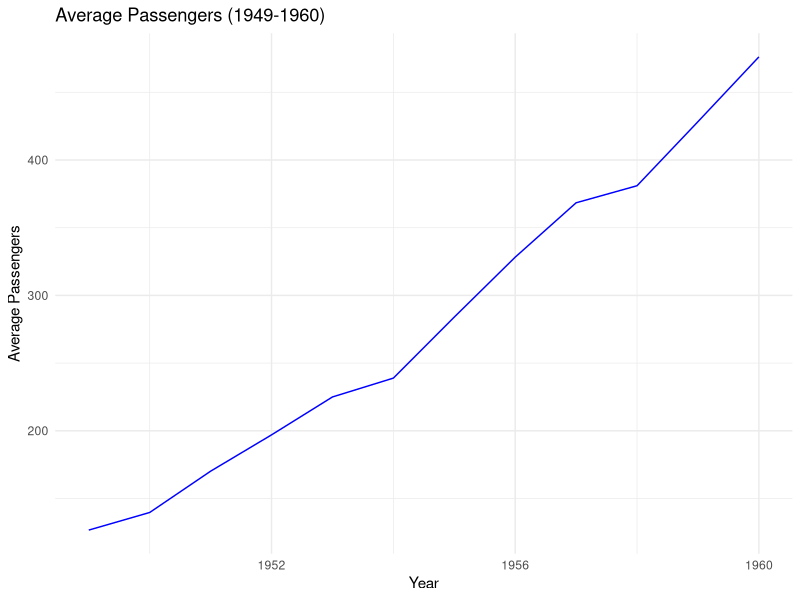
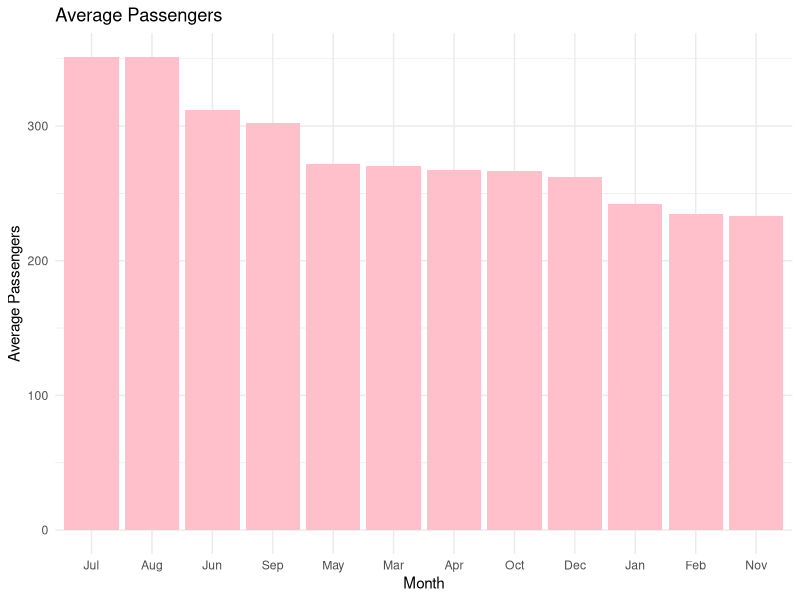
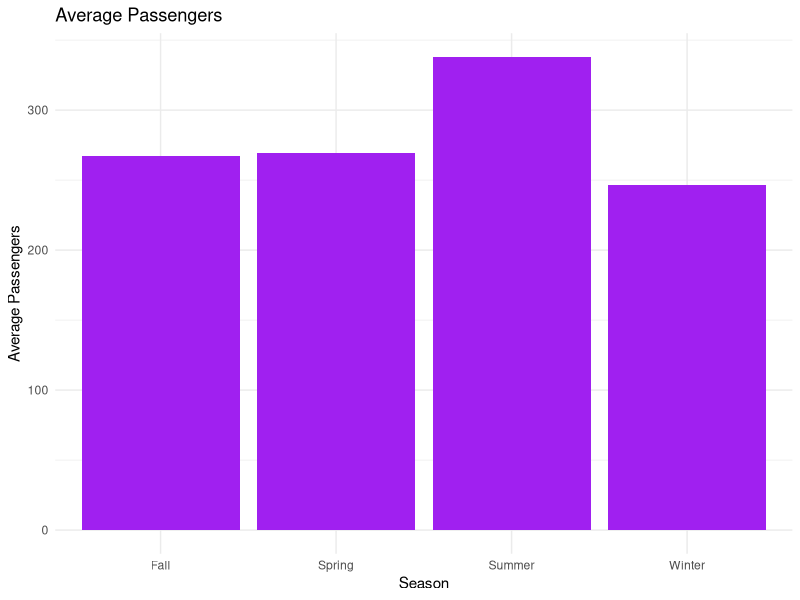

Write the R code that produced these figures, in order.
## ---- chunk 1

library(tidyverse)
library(ggplot2)
print(AirPassengers)
? AirPassengers

# Convert AirPassengers to a tibble
air_passengers_df <- tibble(
  year = rep(1949:1960, each = 12),  # Repeat years for each month
  month = rep(month.abb, times = 12),  # Repeat month names
  passengers = as.numeric(AirPassengers)  # Convert to numeric
)

# View dataset
print(air_passengers_df)
## ---- chunk 2
trend_years <- air_passengers_df %>%
  group_by(year) %>%
  summarise(avg_passengers = mean(passengers))

ggplot(trend_years, aes(x = year, y = avg_passengers)) +
  geom_line(color = "blue") +
  labs(title = "Average Passengers (1949-1960)",
       x = "Year",
       y = "Average Passengers") +
  theme_minimal()
## ---- chunk 3
month_pattern <- air_passengers_df %>%
  group_by(month) %>%
  summarise(avg_passengers = mean(passengers)) %>%
  arrange(desc(avg_passengers))

print(month_pattern)

ggplot(month_pattern, aes(x = reorder(month, -avg_passengers), y = avg_passengers)) +
  geom_bar(stat = "identity", fill = "pink") +
  labs(title = "Average Passengers",
       x = "Month",
       y = "Average Passengers") +
  theme_minimal()
## ---- chunk 4
air_passengers_df <- air_passengers_df %>%
  mutate(season = case_when(
    month %in% c("Mar", "Apr", "May") ~ "Spring",
    month %in% c("Jun", "Jul", "Aug") ~ "Summer",
    month %in% c("Sep", "Oct", "Nov") ~ "Fall",
    month %in% c("Dec", "Jan", "Feb") ~ "Winter"
  ))

seasonal_trend <- air_passengers_df %>%
  group_by(season) %>%
  summarise(avg_passengers = mean(passengers)) %>%
  arrange(desc(avg_passengers))

print(seasonal_trend)

ggplot(seasonal_trend, aes(x = season, y = avg_passengers)) +
  geom_bar(stat = "identity", fill = "purple") +
  labs(title = "Average Passengers",
       x = "Season",
       y = "Average Passengers") +
  theme_minimal()
